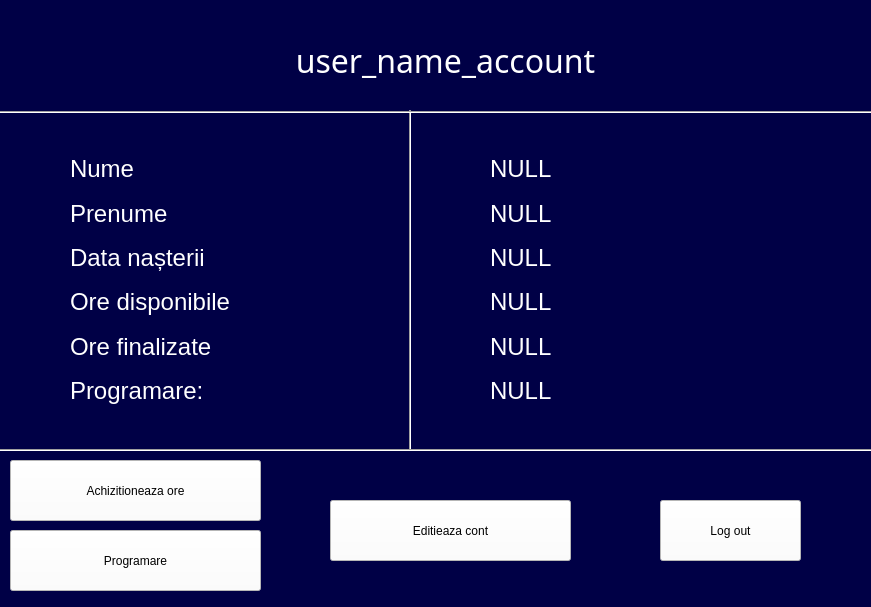
<?xml version="1.0" encoding="UTF-8"?>
<ui version="4.0">
 <class>MainWindow</class>
 <widget class="QMainWindow" name="MainWindow">
  <property name="geometry">
   <rect>
    <x>0</x>
    <y>0</y>
    <width>871</width>
    <height>607</height>
   </rect>
  </property>
  <property name="windowTitle">
   <string>MainWindow</string>
  </property>
  <widget class="QWidget" name="centralwidget">
   <widget class="QLabel" name="image_background">
    <property name="geometry">
     <rect>
      <x>-140</x>
      <y>0</y>
      <width>1061</width>
      <height>621</height>
     </rect>
    </property>
    <property name="styleSheet">
     <string notr="true">background-color: rgb(0, 0, 70);</string>
    </property>
    <property name="text">
     <string/>
    </property>
   </widget>
   <widget class="QLabel" name="user_name_account_s">
    <property name="geometry">
     <rect>
      <x>110</x>
      <y>10</y>
      <width>671</width>
      <height>101</height>
     </rect>
    </property>
    <property name="font">
     <font>
      <family>Arial Black</family>
      <pointsize>24</pointsize>
      <weight>10</weight>
      <italic>false</italic>
      <bold>false</bold>
     </font>
    </property>
    <property name="styleSheet">
     <string notr="true">color: rgb(255, 255, 255);
font: 87 24pt &quot;Arial Black&quot;;</string>
    </property>
    <property name="text">
     <string>user_name_account</string>
    </property>
    <property name="alignment">
     <set>Qt::AlignCenter</set>
    </property>
    <property name="wordWrap">
     <bool>true</bool>
    </property>
   </widget>
   <widget class="QWidget" name="layoutWidget">
    <property name="geometry">
     <rect>
      <x>490</x>
      <y>150</y>
      <width>341</width>
      <height>260</height>
     </rect>
    </property>
    <layout class="QVBoxLayout" name="verticalLayout_2">
     <item>
      <widget class="QLabel" name="nume_s">
       <property name="font">
        <font>
         <family>MS Shell Dlg 2</family>
         <pointsize>18</pointsize>
         <weight>50</weight>
         <italic>false</italic>
         <bold>false</bold>
        </font>
       </property>
       <property name="styleSheet">
        <string notr="true">color: rgb(255, 255, 255);
font: 18pt &quot;MS Shell Dlg 2&quot;;</string>
       </property>
       <property name="text">
        <string>NULL</string>
       </property>
      </widget>
     </item>
     <item>
      <widget class="QLabel" name="prenume_s">
       <property name="font">
        <font>
         <family>MS Shell Dlg 2</family>
         <pointsize>18</pointsize>
         <weight>50</weight>
         <italic>false</italic>
         <bold>false</bold>
        </font>
       </property>
       <property name="styleSheet">
        <string notr="true">color: rgb(255, 255, 255);
font: 18pt &quot;MS Shell Dlg 2&quot;;</string>
       </property>
       <property name="text">
        <string>NULL</string>
       </property>
      </widget>
     </item>
     <item>
      <widget class="QLabel" name="dataNasterii_s">
       <property name="font">
        <font>
         <family>MS Shell Dlg 2</family>
         <pointsize>18</pointsize>
         <weight>50</weight>
         <italic>false</italic>
         <bold>false</bold>
        </font>
       </property>
       <property name="styleSheet">
        <string notr="true">color: rgb(255, 255, 255);
font: 18pt &quot;MS Shell Dlg 2&quot;;</string>
       </property>
       <property name="text">
        <string>NULL</string>
       </property>
      </widget>
     </item>
     <item>
      <widget class="QLabel" name="oreDisponibile_s">
       <property name="font">
        <font>
         <family>MS Shell Dlg 2</family>
         <pointsize>18</pointsize>
         <weight>50</weight>
         <italic>false</italic>
         <bold>false</bold>
        </font>
       </property>
       <property name="styleSheet">
        <string notr="true">color: rgb(255, 255, 255);
font: 18pt &quot;MS Shell Dlg 2&quot;;</string>
       </property>
       <property name="text">
        <string>NULL</string>
       </property>
      </widget>
     </item>
     <item>
      <widget class="QLabel" name="label_10">
       <property name="font">
        <font>
         <family>MS Shell Dlg 2</family>
         <pointsize>18</pointsize>
         <weight>50</weight>
         <italic>false</italic>
         <bold>false</bold>
        </font>
       </property>
       <property name="styleSheet">
        <string notr="true">color: rgb(255, 255, 255);
font: 18pt &quot;MS Shell Dlg 2&quot;;</string>
       </property>
       <property name="text">
        <string>NULL</string>
       </property>
      </widget>
     </item>
     <item>
      <widget class="QLabel" name="programat_s">
       <property name="font">
        <font>
         <family>MS Shell Dlg 2</family>
         <pointsize>18</pointsize>
         <weight>50</weight>
         <italic>false</italic>
         <bold>false</bold>
        </font>
       </property>
       <property name="styleSheet">
        <string notr="true">color: rgb(255, 255, 255);
font: 18pt &quot;MS Shell Dlg 2&quot;;</string>
       </property>
       <property name="text">
        <string>NULL</string>
       </property>
      </widget>
     </item>
    </layout>
   </widget>
   <widget class="Line" name="line">
    <property name="geometry">
     <rect>
      <x>400</x>
      <y>110</y>
      <width>20</width>
      <height>341</height>
     </rect>
    </property>
    <property name="orientation">
     <enum>Qt::Vertical</enum>
    </property>
   </widget>
   <widget class="Line" name="line_2">
    <property name="geometry">
     <rect>
      <x>-93</x>
      <y>102</y>
      <width>1011</width>
      <height>21</height>
     </rect>
    </property>
    <property name="orientation">
     <enum>Qt::Horizontal</enum>
    </property>
   </widget>
   <widget class="Line" name="line_3">
    <property name="geometry">
     <rect>
      <x>-50</x>
      <y>440</y>
      <width>1071</width>
      <height>20</height>
     </rect>
    </property>
    <property name="orientation">
     <enum>Qt::Horizontal</enum>
    </property>
   </widget>
   <widget class="QPushButton" name="editeaza_cont_button">
    <property name="geometry">
     <rect>
      <x>330</x>
      <y>500</y>
      <width>241</width>
      <height>61</height>
     </rect>
    </property>
    <property name="styleSheet">
     <string notr="true">background-color: rgb(255, 255, 255);
font: 16pt &quot;Arial&quot;;
</string>
    </property>
    <property name="text">
     <string>Editieaza cont</string>
    </property>
   </widget>
   <widget class="QPushButton" name="achizitioneaza_ore_button">
    <property name="geometry">
     <rect>
      <x>10</x>
      <y>460</y>
      <width>251</width>
      <height>61</height>
     </rect>
    </property>
    <property name="styleSheet">
     <string notr="true">background-color: rgb(255, 255, 255);
font: 16pt &quot;Arial&quot;;
</string>
    </property>
    <property name="text">
     <string>Achizitioneaza ore</string>
    </property>
   </widget>
   <widget class="QPushButton" name="log_out">
    <property name="geometry">
     <rect>
      <x>660</x>
      <y>500</y>
      <width>141</width>
      <height>61</height>
     </rect>
    </property>
    <property name="styleSheet">
     <string notr="true">background-color: rgb(255, 255, 255);
font: 16pt &quot;Arial&quot;;
</string>
    </property>
    <property name="text">
     <string>Log out</string>
    </property>
   </widget>
   <widget class="QWidget" name="layoutWidget">
    <property name="geometry">
     <rect>
      <x>70</x>
      <y>150</y>
      <width>271</width>
      <height>260</height>
     </rect>
    </property>
    <layout class="QVBoxLayout" name="verticalLayout">
     <item>
      <widget class="QLabel" name="nume_label">
       <property name="font">
        <font>
         <family>MS Shell Dlg 2</family>
         <pointsize>18</pointsize>
         <weight>50</weight>
         <italic>false</italic>
         <bold>false</bold>
        </font>
       </property>
       <property name="styleSheet">
        <string notr="true">color: rgb(255, 255, 255);
font: 18pt &quot;MS Shell Dlg 2&quot;;</string>
       </property>
       <property name="text">
        <string>Nume</string>
       </property>
      </widget>
     </item>
     <item>
      <widget class="QLabel" name="prenume_label">
       <property name="font">
        <font>
         <family>MS Shell Dlg 2</family>
         <pointsize>18</pointsize>
         <weight>50</weight>
         <italic>false</italic>
         <bold>false</bold>
        </font>
       </property>
       <property name="styleSheet">
        <string notr="true">color: rgb(255, 255, 255);
font: 18pt &quot;MS Shell Dlg 2&quot;;</string>
       </property>
       <property name="text">
        <string>Prenume</string>
       </property>
      </widget>
     </item>
     <item>
      <widget class="QLabel" name="data_nasterii_label">
       <property name="font">
        <font>
         <family>MS Shell Dlg 2</family>
         <pointsize>18</pointsize>
         <weight>50</weight>
         <italic>false</italic>
         <bold>false</bold>
        </font>
       </property>
       <property name="styleSheet">
        <string notr="true">color: rgb(255, 255, 255);
font: 18pt &quot;MS Shell Dlg 2&quot;;</string>
       </property>
       <property name="text">
        <string>Data nașterii</string>
       </property>
      </widget>
     </item>
     <item>
      <widget class="QLabel" name="ore_disponibile_label">
       <property name="font">
        <font>
         <family>MS Shell Dlg 2</family>
         <pointsize>18</pointsize>
         <weight>50</weight>
         <italic>false</italic>
         <bold>false</bold>
        </font>
       </property>
       <property name="styleSheet">
        <string notr="true">color: rgb(255, 255, 255);
font: 18pt &quot;MS Shell Dlg 2&quot;;</string>
       </property>
       <property name="text">
        <string>Ore disponibile</string>
       </property>
      </widget>
     </item>
     <item>
      <widget class="QLabel" name="ore_finalizate_label">
       <property name="font">
        <font>
         <family>MS Shell Dlg 2</family>
         <pointsize>18</pointsize>
         <weight>50</weight>
         <italic>false</italic>
         <bold>false</bold>
        </font>
       </property>
       <property name="styleSheet">
        <string notr="true">color: rgb(255, 255, 255);
font: 18pt &quot;MS Shell Dlg 2&quot;;</string>
       </property>
       <property name="text">
        <string>Ore finalizate</string>
       </property>
      </widget>
     </item>
     <item>
      <widget class="QLabel" name="programat_label">
       <property name="font">
        <font>
         <family>MS Shell Dlg 2</family>
         <pointsize>18</pointsize>
         <weight>50</weight>
         <italic>false</italic>
         <bold>false</bold>
        </font>
       </property>
       <property name="styleSheet">
        <string notr="true">color: rgb(255, 255, 255);
font: 18pt &quot;MS Shell Dlg 2&quot;;</string>
       </property>
       <property name="text">
        <string>Programare: </string>
       </property>
      </widget>
     </item>
    </layout>
   </widget>
   <widget class="QPushButton" name="programare_button">
    <property name="geometry">
     <rect>
      <x>10</x>
      <y>530</y>
      <width>251</width>
      <height>61</height>
     </rect>
    </property>
    <property name="styleSheet">
     <string notr="true">background-color: rgb(255, 255, 255);
font: 16pt &quot;Arial&quot;;
</string>
    </property>
    <property name="text">
     <string>Programare</string>
    </property>
   </widget>
  </widget>
 </widget>
 <resources/>
 <connections/>
</ui>
